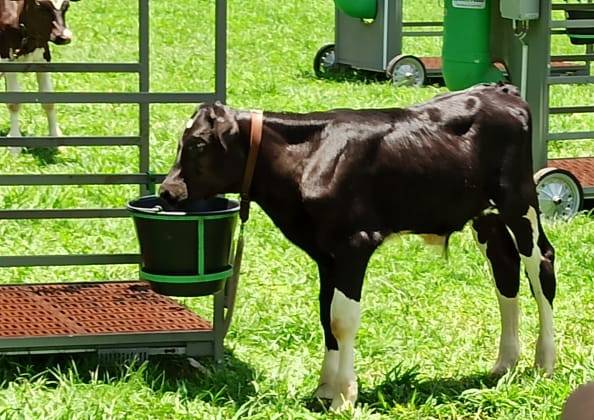
#> input picture Conict2021/1.jpeg, 594 x 420 px; its folder holds 4 pictures in this run
$ python cannyPlot.py
#> lines starting #> are read from the running program, lines starting #| are printed output that depends on the picture
import cv2 as cv
import numpy as np
from matplotlib import image, pyplot as plt
from numpy.lib.arraypad import pad

#Original
def capture_image(fileName,size=(0,0)):
#> called with fileName = '1.jpeg', size = (600, 400)
    src = cv.resize(cv.imread(fileName),size)
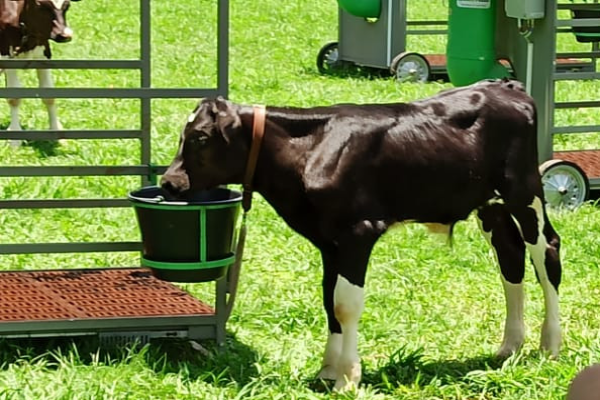
#> src: shape (400, 600, 3); mean B, G, R 67.6, 133.9, 114.4
    rgb = cv.cvtColor(src,cv.COLOR_BGR2RGB)
    return rgb

#Process
def process_image(src,blur):
  src = cv.cvtColor(src,cv.COLOR_RGB2GRAY)
  srcBlurred = cv.GaussianBlur(src,(blur,blur),0)
  return srcBlurred

#Bin
def threshold_image(src,thresh):
    _,bin = cv.threshold(src,thresh,255,cv.THRESH_BINARY_INV)
    return bin

#Canny
def image_edge(src,cannyValue1,cannyValue2):
    edge = cv.Canny(src,cannyValue1,cannyValue2)
    return edge

raw = [capture_image(f"{i+1}.jpeg",(600,400)) for i in range(10)]
#> call 2 of capture_image, with fileName = '2.jpeg', size = (600, 400)
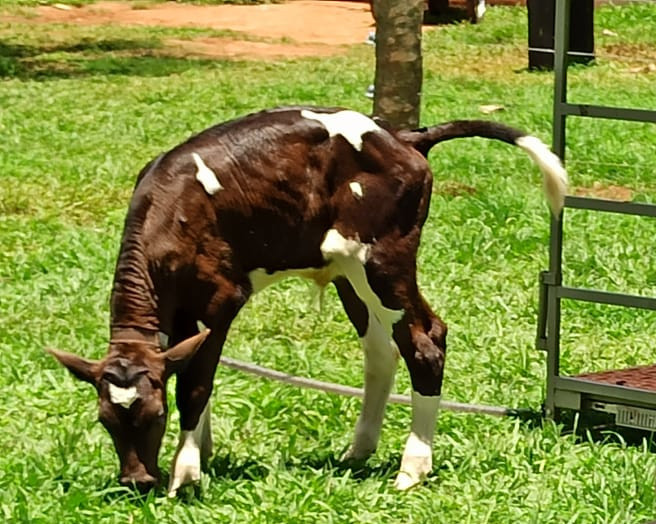
#> input picture Conict2021/2.jpeg, 656 x 524 px
#> in capture_image (call 2), `src = cv.resize(cv.imread(fileName),size)`:
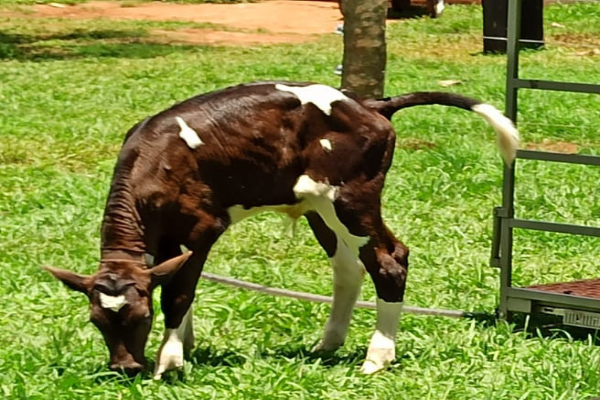
#> src: shape (400, 600, 3); mean B, G, R 59.9, 139.8, 127.5
#> call 3 of capture_image, with fileName = '3.jpeg', size = (600, 400)
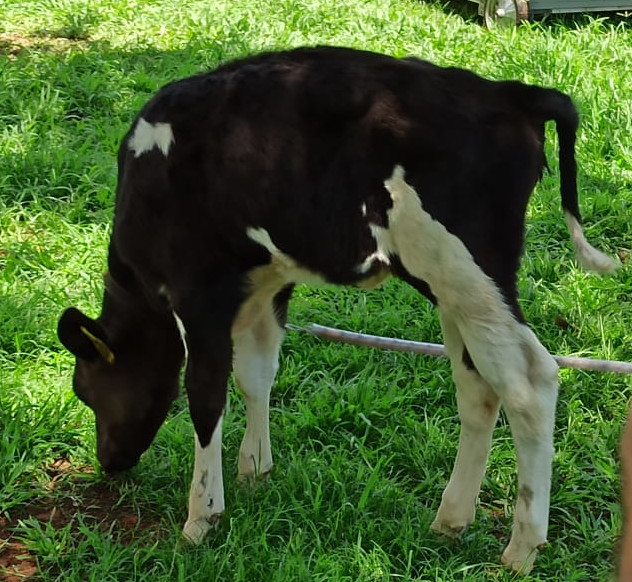
#> input picture Conict2021/3.jpeg, 632 x 582 px
#> in capture_image (call 3), `src = cv.resize(cv.imread(fileName),size)`:
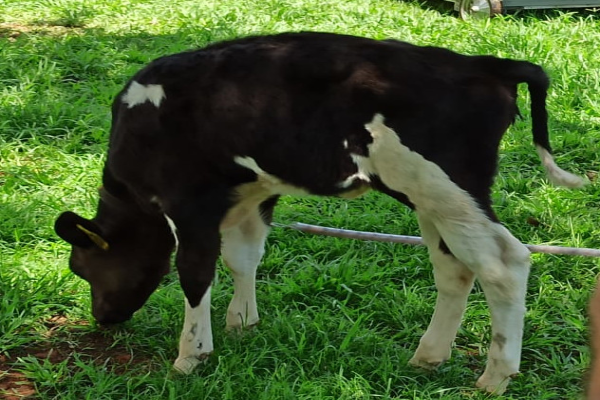
#> src: shape (400, 600, 3); mean B, G, R 44.6, 92.4, 67.3
#> (the run stopped early here; a loop or call above may not have finished)
